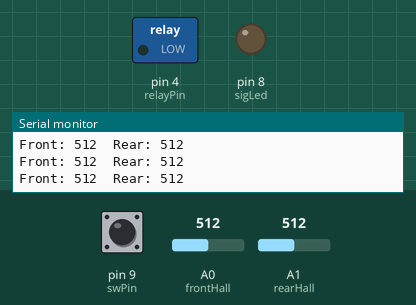
Bench run of a sketch on a simulated Arduino Uno, built with avr-gcc and run on an emulated ATmega328P. Shown: switched loads named in the sketch (green lamp = pin HIGH), output pins drawn as LEDs (lit = HIGH), the last lines printed to the serial monitor. The test bench sets the inputs (shaded band); at power-on: pin 9 (swPin) HIGH, A0 (frontHall) = 512, A1 (rearHall) = 512.

Above: at 1.3 s.
1.4 s: pin 9 (swPin) pulled LOW for 0.3 s
At 1.8 s:
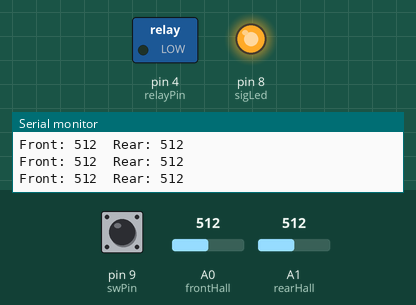
3.5 s: pin 9 (swPin) pulled LOW for 3.2 s
At 7.6 s:
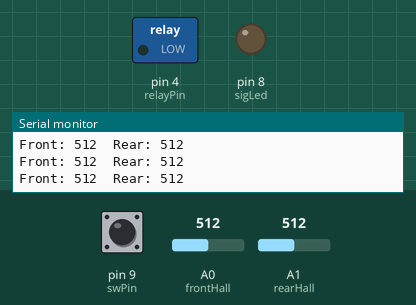
Timing chart, 0 to 9.1 s (numbered marks = the images above; inputs shaded):
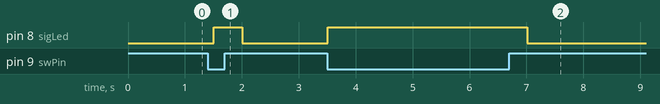

The sketch:

V3.ino
```cpp
int sigLed=8;
int swPin=9;

int relayPin=4; //temp

int frontHall=A0;
int rearHall=A1;

float circRear=0.80; // metri, treba tocno izmjerit
float circFront=0.80; // metri, treba tocno izmjerit

int magNumRear=1; // vise magneta > veca preciznost
int magNumFront=1; // vise magneta > veca preciznost

volatile unsigned long pulseRearCount=0;
volatile unsigned long pulseFrontCount=0;

unsigned long lastMillis=0;

float speedRear=0;
float speedFront=0;
float speedDiffVal=0;

float tresh=5;

// pragovi za analog pulse detection (TREBA PODESIT)
int rearHigh=600;
int rearLow=500;
int frontHigh=600;
int frontLow=500;

// stanje za hysteresis (da ne broji vise puta)
bool rearWasHigh=false;
bool frontWasHigh=false;

float rearWheelSpeed(float dt){

  float revs = (float)pulseRearCount / magNumRear;
  float dist = revs * circRear;
  float mps = dist / dt;

  return mps * 3.6; // pretvori u kmh
}
float frontWheelSpeed(float dt){

  float revs = (float)pulseFrontCount / magNumFront;
  float dist = revs * circFront;
  float mps = dist / dt;

  return mps * 3.6; // pretvori u kmh
}

float speedDiff(){
  return speedRear - speedFront;
}


void setup() {
  // put your setup code here, to run once:
  pinMode(swPin, INPUT_PULLUP);
  pinMode(sigLed, OUTPUT);

  pinMode(relayPin, OUTPUT);

  pinMode(rearHall, INPUT);
  pinMode(frontHall, INPUT);

  lastMillis = millis();
  Serial.begin(9600);
}


void loop() {
  // put your main code here, to run repeatedly:

  //debug test za peak i idle
Serial.print("Front: ");
Serial.print(analogRead(A0));
Serial.print("  Rear: ");
Serial.println(analogRead(A1));
delay(500);

  // citanje analognog halla i pretvaranje u pulse
  int rearVal = analogRead(rearHall);
  int frontVal = analogRead(frontHall);

  // rear pulse detection
  if(!rearWasHigh && rearVal >= rearHigh){
    pulseRearCount++;
    rearWasHigh = true;
  }
  else if(rearWasHigh && rearVal <= rearLow){
    rearWasHigh = false;
  }

  // front pulse detection
  if(!frontWasHigh && frontVal >= frontHigh){
    pulseFrontCount++;
    frontWasHigh = true;
  }
  else if(frontWasHigh && frontVal <= frontLow){
    frontWasHigh = false;
  }


  if(digitalRead(swPin)==1){
    digitalWrite(sigLed, LOW);
    digitalWrite(relayPin, LOW); // drzi u NC
    return;
  }

  digitalWrite(sigLed, HIGH);


  if(millis()-lastMillis >= 100){ // brze update za ABS

    float dt = (millis()-lastMillis)/1000.0;

    speedRear=rearWheelSpeed(dt);
    speedFront=frontWheelSpeed(dt);
    speedDiffVal=speedDiff();

    pulseFrontCount = 0;
    pulseRearCount = 0;

    lastMillis = millis();


    if((speedFront - speedRear)>tresh){
      digitalWrite(relayPin, HIGH); // stavi u NO
    }
    else{
      digitalWrite(relayPin, LOW); // ostani u NC
    }
  }
}
```

Measured:
- after the input at 1.4 s, pin 8 (sigLed): LOW → HIGH after 0.10 s, → LOW 0.50 s later
- after the input at 3.5 s, pin 8 (sigLed): LOW → HIGH at once, → LOW 3.5 s later
